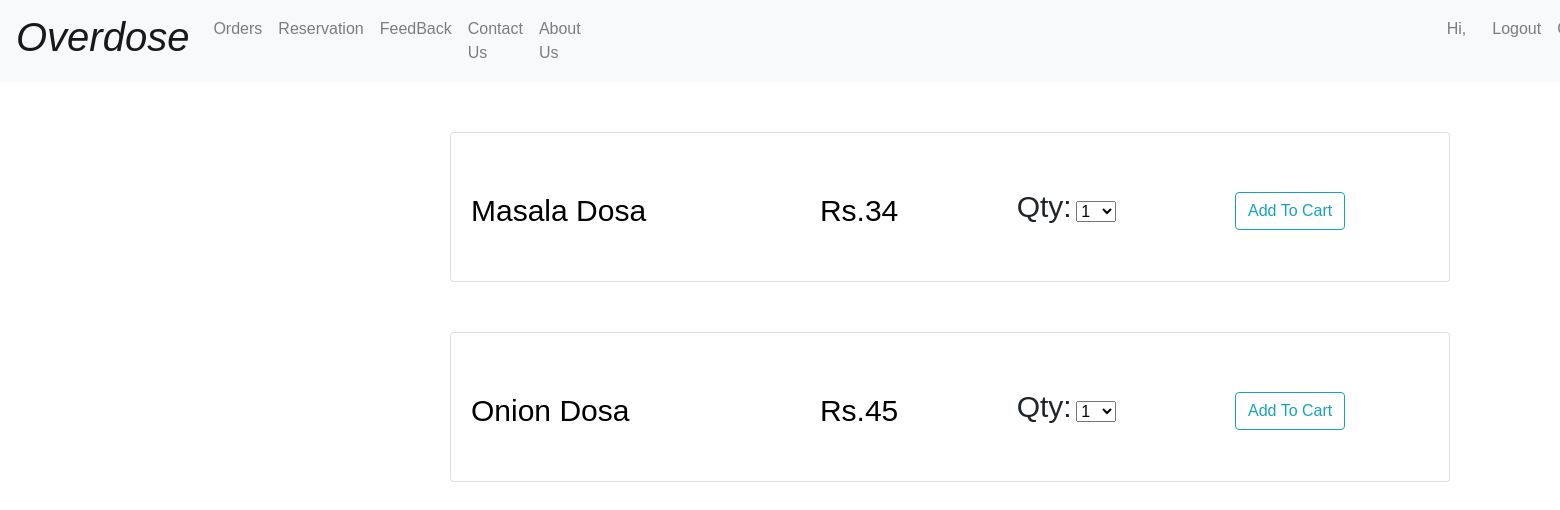
Screenshot of /Overdose/southindian/ (signed in) with the database file from the repository.
### Overdose/models.py (models this page shows, shortened)
class Item(models.Model):
    item_name=models.CharField(max_length=50)
    category=models.CharField(max_length=50)
    subcategory=models.CharField(max_length=50)
    available=models.BooleanField(default=True)
    price=models.IntegerField()

### Overdose/views.py (the view)
# urls.py: path('southindian/',views.southindian,name='southindian'),
def southindian(request):
    if not request.user.is_authenticated:
        messages.error(request,"Please login first")
        return redirect("/Overdose/")
    else:
        s=Item.objects.filter(category="southindian")
        d=len(s)
        params={'items':s}
        return render(request,'southindian.html',params)

### Overdose/templates/southindian.html (shortened to what this page needs)
{% extends 'backup.html' %}
{% block body %}
{% for post in items %}
<article class="card" class="">
  <div class="row">
    <table id="t2" style="width: 90%; margin-top: 50px;">
      <tr>
        <td class="details" style="margin-top:30px;margin-left: 5px;font-weight:300;color: black;font-size: 30px; width: 40%; padding-left: 15px; ">{{post.item_name}} </td>
        <td class="details" style="margin-top:30px;margin-left: 50px;font-weight:300;color: black;font-size: 30px;"> Rs.{{post.price}}</td>
        <td class="" > <label style="margin-left:110px;margin-top:0px; font-size: 30px;" for="">Qty:</label>
          <select name="qty" class=""  id="qty{{post.id}}">
            <option value="1">1</option>
          </select> </td>
        <td><a class="likebutton btn btn-outline-info" id="like{{ post.id }}" href="#" data-catid="{{ post.id }}" name="add" style="margin-left:100px;">Add To Cart</a></td>
      </tr>
    </table>
    </div>
  </article>
  {% endfor %}
  {% endblock %}
{% block js %}
<link rel="stylesheet" href="https://stackpath.bootstrapcdn.com/bootstrap/4.3.1/css/bootstrap.min.css">
{% endblock %}

### rows the page displays
Item: item_name "Masala Dosa", price "34", qty "1"
Item: item_name "Onion Dosa", price "45", qty "1"
